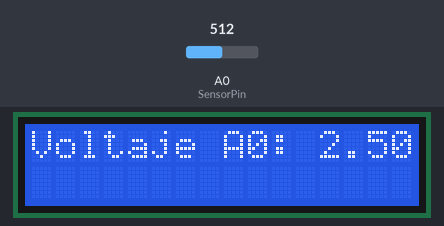
Recording of a sketch running on a simulated Arduino Zero (SAMD21). Parts: 16×2 character LCD. Inputs (shaded band) come from the test bench; at power-on: A0 (SensorPin) = 512 (analog values on the 0–1023 scale).

Above: at 3.1 s.
At 4.2 s:
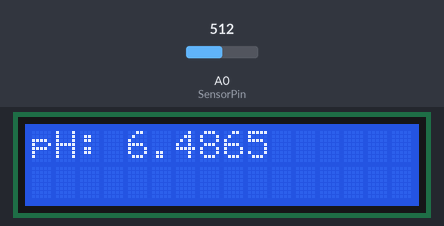
4.3 s: A0 (SensorPin) set to 716
At 5.8 s:
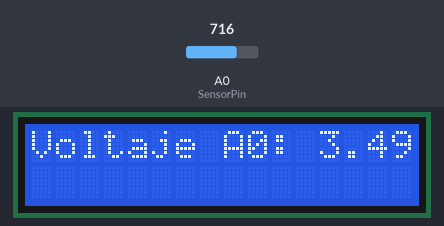
10.2 s: A0 (SensorPin) set to 900
At 11.4 s:
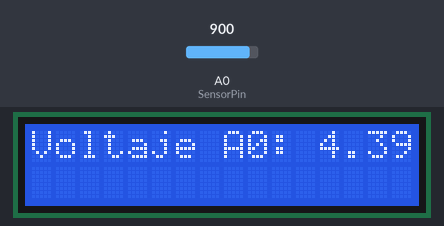
12.9 s: A0 (SensorPin) set to 1023
At 13.9 s:
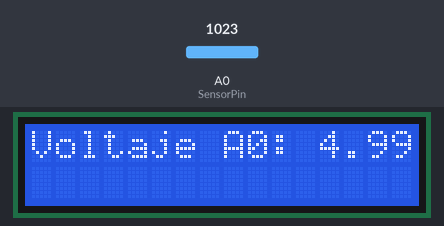
Timing chart, 0 to 15.9 s (numbered marks = the images above; inputs shaded):
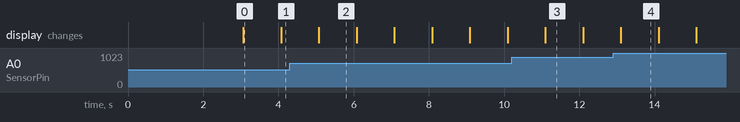

Measured:
- what the display in image 0 shows lasts 1.0 s, from 3.1 s to 4.1 s

The sketch:

Cal_pH.ino
```cpp
#include <LiquidCrystal.h>

LiquidCrystal lcd(3, 2, 4, 5, 6, 7);

#define SensorPin A0

void setup() {
  lcd.begin(16, 2);
  lcd.setCursor(0, 0);
  lcd.print("Medicion Voltaje");
  delay(3000);
  lcd.clear();
  lcd.setCursor(0, 0);

  //set the resolution to 10 bits (0-1024)
  analogReadResolution(10);
}

void loop() {
  float pH;
  // Lee el valor de voltaje en el pin A0
  float voltage = analogRead(SensorPin) * (5.0 / 1024.0);
  pH = 1.4151 * (voltage) + 2.9487;
  // Muestra el valor de voltaje en la pantalla LCD
  lcd.print("Voltaje A0: ");
  lcd.print(voltage, 4);
  delay(1000);  // Actualizar el valor cada segundo
  lcd.clear();

  lcd.print("pH: ");
  lcd.print(pH, 4);
  delay(1000);  // Actualizar el valor cada segundo
  lcd.clear();
}
```
